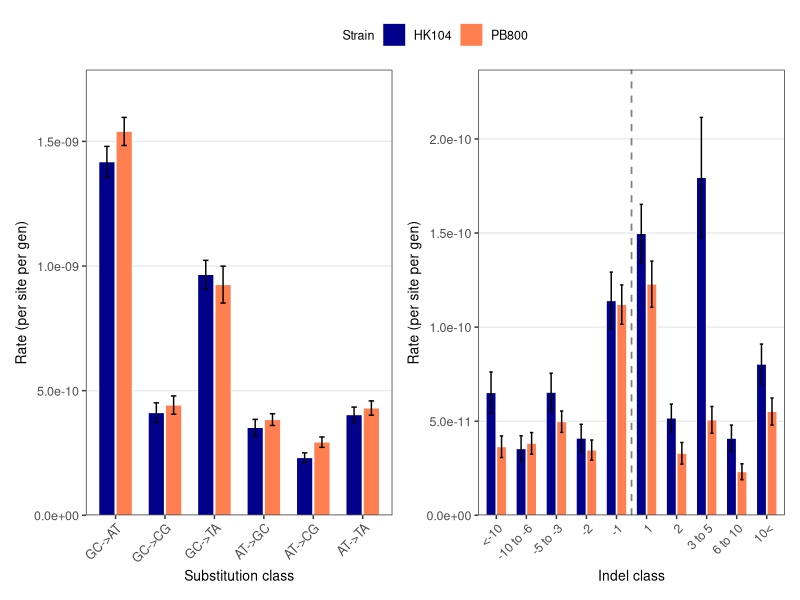
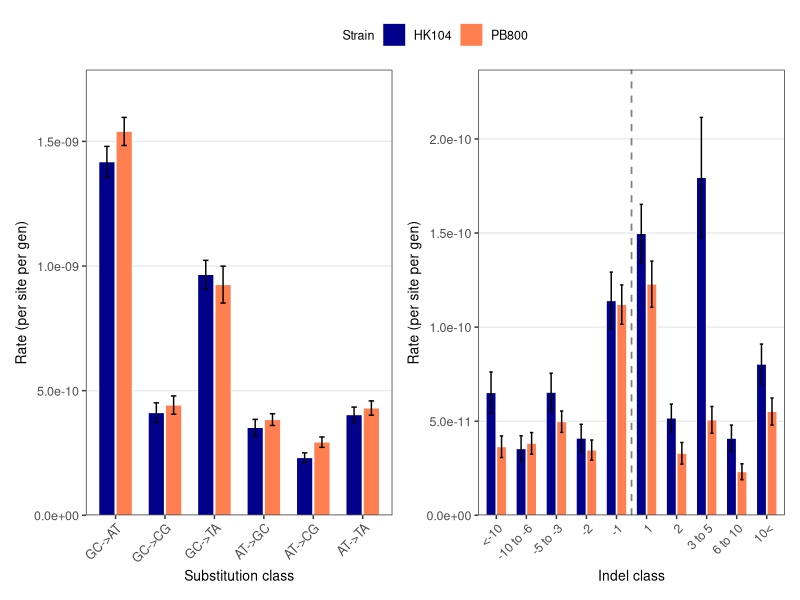
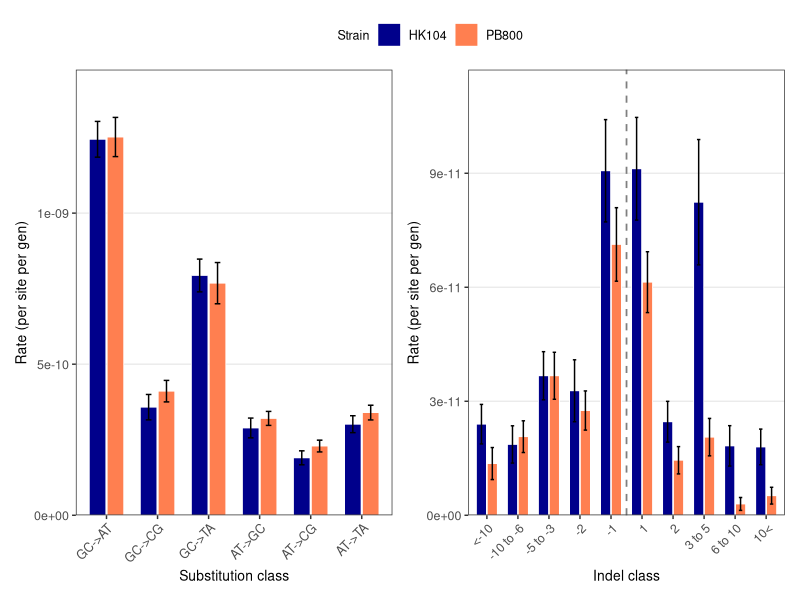
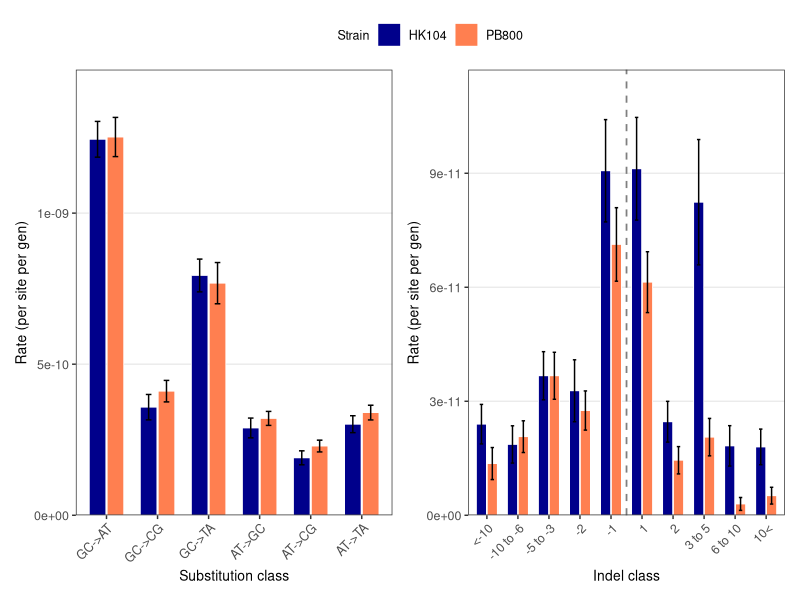
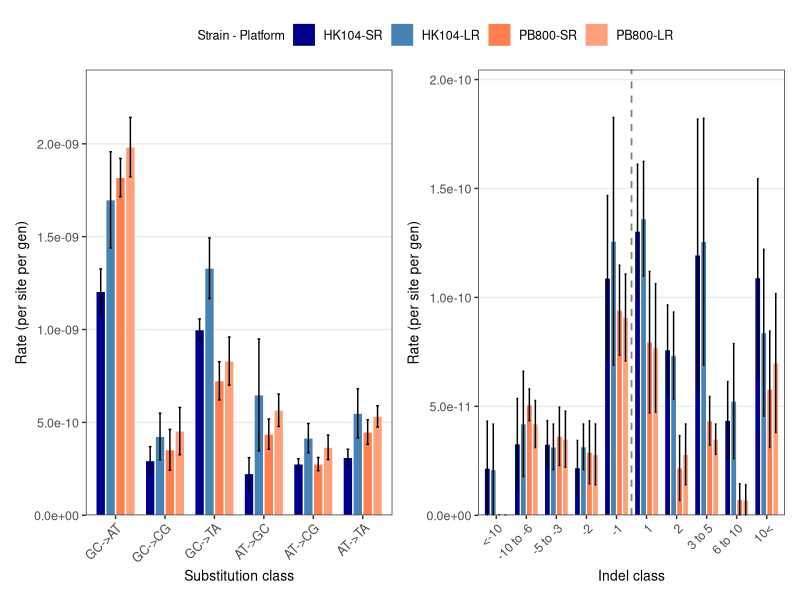
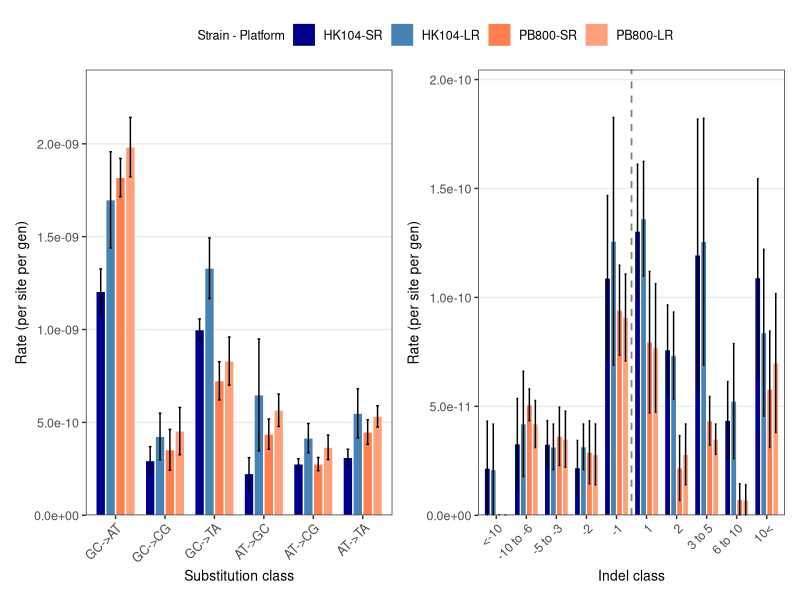
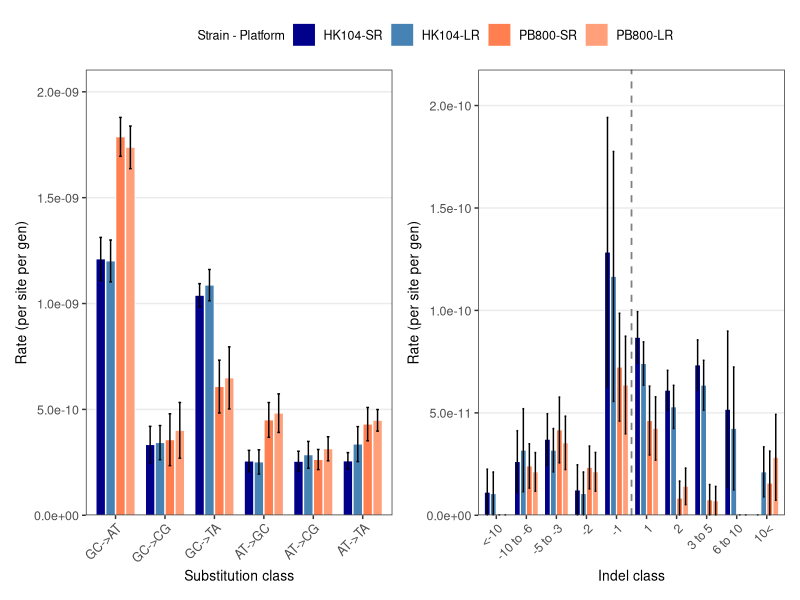
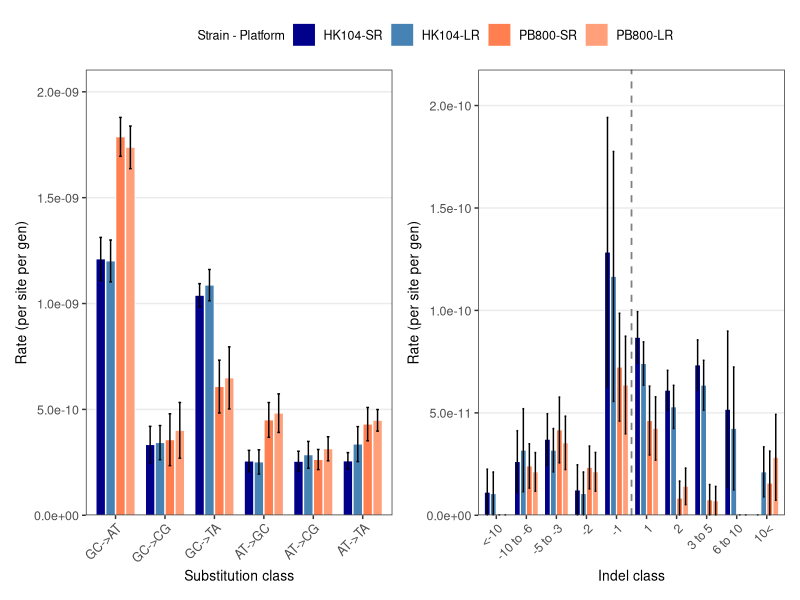

Write R code to recreate these figures, in order.
# =============================================================================
# Mutation Rate Spectra - C. briggsae MA Analysis
# =============================================================================
# Input:  master_table.csv (in same directory as this script)
# Output: 4 PDF figures (+ PNG versions)
#
#   Fig 1: DP >= 3x  -- left panel = SNP spectrum, right panel = Indel spectrum
#                       (HK104 vs PB800, SR all lines)
#   Fig 2: DP >= 10x -- same layout (HK104 vs PB800, SR all lines)
#   Fig 3: DP >= 3x  -- left = SNP, right = Indel (SR vs LR, matched lines)
#   Fig 4: DP >= 10x -- same layout (SR vs LR, matched lines)
#
# Rate normalisation:
#   SNP GC-context classes : count / (callable_sites x GC_FRAC x G)
#   SNP AT-context classes : count / (callable_sites x AT_FRAC x G)
#   Indel classes          : count / (callable_sites x G)
#
# Indel order (signed: negative = deletion, positive = insertion):
#   <-10 | -10 to -6 | -5 to -3 | -2 | -1 || 1 | 2 | 3 to 5 | 6 to 10 | 10<
#
# Error bars: SEM (standard error of the mean)
# =============================================================================

library(rstudioapi)
library(ggplot2)
library(dplyr)
library(tidyr)
library(patchwork)

setwd(dirname(getActiveDocumentContext()$path))
getwd()

# =============================================================================
# CONSTANTS
# =============================================================================
GENERATIONS <- 238
GC_FRAC     <- 0.37
AT_FRAC     <- 1 - GC_FRAC   # 0.63

# SNP classes and their genomic context for normalisation
SNP_CLASSES <- c("GC_to_AT", "GC_to_CG", "GC_to_TA", "AT_to_GC", "AT_to_CG", "AT_to_TA")
SNP_CONTEXT <- c("GC", "GC", "GC", "AT", "AT", "AT")
SNP_LABELS  <- c("GC->AT", "GC->CG", "GC->TA", "AT->GC", "AT->CG", "AT->TA")

# Indel bins -- signed format: negative = deletion, positive = insertion
INDEL_BINS   <- c("del_10plus", "del_6_10", "del_3_5", "del_2", "del_1",
                  "ins_1", "ins_2", "ins_3_5", "ins_6_10", "ins_10plus")
INDEL_LABELS <- c("<-10", "-10 to -6", "-5 to -3", "-2", "-1",
                  "1", "2", "3 to 5", "6 to 10", "10<")

# Colours
COL_HK     <- "blue4"
COL_PB     <- "coral"
COL_HK_LR <- "steelblue"
COL_PB_LR <- "lightsalmon"

# =============================================================================
# LOAD DATA
# =============================================================================
cat("Loading master table...\n")
mt <- read.csv("master_table.csv", stringsAsFactors = FALSE)
cat(sprintf("  %d lines loaded\n", nrow(mt)))

# =============================================================================
# HELPERS: compute per-line per-class rates -- long format
# =============================================================================
compute_snp_rates <- function(df, prefix, callable_col, platform) {
  out  <- df %>% filter(!is.na(.data[[callable_col]]), !is.na(Strain))
  rows <- list()
  for (i in seq_along(SNP_CLASSES)) {
    cl      <- SNP_CLASSES[i]
    frac    <- ifelse(SNP_CONTEXT[i] == "GC", GC_FRAC, AT_FRAC)
    col_cnt <- paste0(prefix, "_", cl)
    rows[[i]] <- out %>%
      select(Line, Strain,
             count    = all_of(col_cnt),
             callable = all_of(callable_col)) %>%
      mutate(rate     = count / (callable * frac * GENERATIONS),
             class    = cl,
             platform = platform)
  }
  bind_rows(rows) %>% select(Line, Strain, class, rate, platform)
}

compute_indel_rates <- function(df, prefix, callable_col, platform) {
  out  <- df %>% filter(!is.na(.data[[callable_col]]), !is.na(Strain))
  rows <- list()
  for (i in seq_along(INDEL_BINS)) {
    bn      <- INDEL_BINS[i]
    col_cnt <- paste0(prefix, "_", bn)
    rows[[i]] <- out %>%
      select(Line, Strain,
             count    = all_of(col_cnt),
             callable = all_of(callable_col)) %>%
      mutate(rate     = count / (callable * GENERATIONS),
             class    = bn,
             platform = platform)
  }
  bind_rows(rows) %>% select(Line, Strain, class, rate, platform)
}

# =============================================================================
# BUILD LONG DATA FRAMES
# =============================================================================
cat("Computing per-line rates...\n")

# SR all lines
sr_snp_3x  <- compute_snp_rates(mt,   "SR_3x",  "SR_callable_3x",  "SR")
sr_snp_10x <- compute_snp_rates(mt,   "SR_10x", "SR_callable_10x", "SR")
sr_ind_3x  <- compute_indel_rates(mt, "SR_3x",  "SR_callable_3x",  "SR")
sr_ind_10x <- compute_indel_rates(mt, "SR_10x", "SR_callable_10x", "SR")

# Matched lines only (have both SR and LR)
mt_m <- mt %>% filter(!is.na(LR_sample))

lr_snp_3x  <- bind_rows(
  compute_snp_rates(mt_m, "SR_matched_3x",  "SR_callable_3x",  "SR"),
  compute_snp_rates(mt_m, "LR_3x",          "LR_callable_3x",  "LR"))
lr_snp_10x <- bind_rows(
  compute_snp_rates(mt_m, "SR_matched_10x", "SR_callable_10x", "SR"),
  compute_snp_rates(mt_m, "LR_10x",         "LR_callable_10x", "LR"))
lr_ind_3x  <- bind_rows(
  compute_indel_rates(mt_m, "SR_matched_3x",  "SR_callable_3x",  "SR"),
  compute_indel_rates(mt_m, "LR_3x",          "LR_callable_3x",  "LR"))
lr_ind_10x <- bind_rows(
  compute_indel_rates(mt_m, "SR_matched_10x", "SR_callable_10x", "SR"),
  compute_indel_rates(mt_m, "LR_10x",         "LR_callable_10x", "LR"))

# =============================================================================
# SUMMARISE: mean +/- SEM per group
# =============================================================================
sem <- function(x) sd(x, na.rm = TRUE) / sqrt(sum(!is.na(x)))

summarise_strain <- function(df) {
  df %>%
    group_by(Strain, class) %>%
    summarise(mean_rate = mean(rate, na.rm = TRUE),
              se_rate   = sem(rate),
              n         = sum(!is.na(rate)),
              .groups   = "drop")
}

summarise_platform <- function(df) {
  df %>%
    mutate(group = factor(paste0(Strain, "-", platform),
                          levels = c("HK104-SR", "HK104-LR", "PB800-SR", "PB800-LR"))) %>%
    group_by(group, class) %>%
    summarise(mean_rate = mean(rate, na.rm = TRUE),
              se_rate   = sem(rate),
              n         = sum(!is.na(rate)),
              .groups   = "drop")
}

# Apply factor levels
set_snp_levels <- function(df) {
  df %>% mutate(class = factor(class, levels = SNP_CLASSES, labels = SNP_LABELS))
}
set_ind_levels <- function(df) {
  df %>% mutate(class = factor(class, levels = INDEL_BINS, labels = INDEL_LABELS))
}

ss3_snp  <- summarise_strain(sr_snp_3x)  %>% set_snp_levels()
ss10_snp <- summarise_strain(sr_snp_10x) %>% set_snp_levels()
ss3_ind  <- summarise_strain(sr_ind_3x)  %>% set_ind_levels()
ss10_ind <- summarise_strain(sr_ind_10x) %>% set_ind_levels()

lp3_snp  <- summarise_platform(lr_snp_3x)  %>% set_snp_levels()
lp10_snp <- summarise_platform(lr_snp_10x) %>% set_snp_levels()
lp3_ind  <- summarise_platform(lr_ind_3x)  %>% set_ind_levels()
lp10_ind <- summarise_platform(lr_ind_10x) %>% set_ind_levels()

# =============================================================================
# SHARED THEME
# =============================================================================
theme_spectra <- function(base_size = 11) {
  theme_bw(base_size = base_size) +
    theme(
      panel.grid.major.x = element_blank(),
      panel.grid.minor   = element_blank(),
      axis.text.x  = element_text(angle = 45, hjust = 1, size = 9),
      axis.text.y  = element_text(size = 9),
      axis.title   = element_text(size = 10),
      legend.position = "top",
      legend.title    = element_text(size = 9),
      legend.text     = element_text(size = 9),
      plot.title      = element_blank()
    )
}

# =============================================================================
# PANEL BUILDERS
# =============================================================================

# SNP panel -- strain comparison (HK104 vs PB800)
snp_strain_panel <- function(df) {
  ggplot(df, aes(x = class, y = mean_rate, fill = Strain)) +
    geom_bar(stat = "identity",
             position = position_dodge(width = 0.7),
             width = 0.65, color = "white", linewidth = 0.3) +
    geom_errorbar(aes(ymin = mean_rate - se_rate,
                      ymax = mean_rate + se_rate),
                  position = position_dodge(width = 0.7),
                  width = 0.22, linewidth = 0.5) +
    scale_fill_manual(values = c("HK104" = COL_HK, "PB800" = COL_PB),
                      name = "Strain") +
    scale_y_continuous(labels = scales::scientific,
                       expand = expansion(mult = c(0, 0.12))) +
    labs(x = "Substitution class",
         y = "Rate (per site per gen)") +
    theme_spectra()
}

# Indel panel -- strain comparison (HK104 vs PB800)
ind_strain_panel <- function(df) {
  ggplot(df, aes(x = class, y = mean_rate, fill = Strain)) +
    geom_bar(stat = "identity",
             position = position_dodge(width = 0.7),
             width = 0.65, color = "white", linewidth = 0.3) +
    geom_errorbar(aes(ymin = mean_rate - se_rate,
                      ymax = mean_rate + se_rate),
                  position = position_dodge(width = 0.7),
                  width = 0.22, linewidth = 0.5) +
    geom_vline(xintercept = 5.5, linetype = "dashed",
               color = "grey50", linewidth = 0.6) +
    scale_fill_manual(values = c("HK104" = COL_HK, "PB800" = COL_PB),
                      name = "Strain") +
    scale_y_continuous(labels = scales::scientific,
                       expand = expansion(mult = c(0, 0.12))) +
    labs(x = "Indel class",
         y = "Rate (per site per gen)") +
    theme_spectra()
}

# SNP panel -- platform comparison (SR vs LR, matched lines)
snp_platform_panel <- function(df) {
  ggplot(df, aes(x = class, y = mean_rate, fill = group)) +
    geom_bar(stat = "identity",
             position = position_dodge(width = 0.8),
             width = 0.75, color = "white", linewidth = 0.3) +
    geom_errorbar(aes(ymin = mean_rate - se_rate,
                      ymax = mean_rate + se_rate),
                  position = position_dodge(width = 0.8),
                  width = 0.22, linewidth = 0.5) +
    scale_fill_manual(
      values = c("HK104-SR" = COL_HK,    "HK104-LR" = COL_HK_LR,
                 "PB800-SR" = COL_PB,    "PB800-LR" = COL_PB_LR),
      name = "Strain - Platform") +
    scale_y_continuous(labels = scales::scientific,
                       expand = expansion(mult = c(0, 0.12))) +
    labs(x = "Substitution class",
         y = "Rate (per site per gen)") +
    theme_spectra()
}

# Indel panel -- platform comparison (SR vs LR, matched lines)
ind_platform_panel <- function(df) {
  ggplot(df, aes(x = class, y = mean_rate, fill = group)) +
    geom_bar(stat = "identity",
             position = position_dodge(width = 0.8),
             width = 0.75, color = "white", linewidth = 0.3) +
    geom_errorbar(aes(ymin = mean_rate - se_rate,
                      ymax = mean_rate + se_rate),
                  position = position_dodge(width = 0.8),
                  width = 0.22, linewidth = 0.5) +
    geom_vline(xintercept = 5.5, linetype = "dashed",
               color = "grey50", linewidth = 0.6) +
    scale_fill_manual(
      values = c("HK104-SR" = COL_HK,    "HK104-LR" = COL_HK_LR,
                 "PB800-SR" = COL_PB,    "PB800-LR" = COL_PB_LR),
      name = "Strain - Platform") +
    scale_y_continuous(labels = scales::scientific,
                       expand = expansion(mult = c(0, 0.12))) +
    labs(x = "Indel class",
         y = "Rate (per site per gen)") +
    theme_spectra()
}

# =============================================================================
# ASSEMBLE FIGURES (SNP | Indel side by side via patchwork)
# =============================================================================
cat("Assembling figures...\n")

# Fig 1: DP >= 3x, HK104 vs PB800 (SR all lines)
fig1 <- snp_strain_panel(ss3_snp) +
        ind_strain_panel(ss3_ind) +
        plot_layout(guides = "collect") &
        theme(legend.position = "top")

# Fig 2: DP >= 10x, HK104 vs PB800 (SR all lines)
fig2 <- snp_strain_panel(ss10_snp) +
        ind_strain_panel(ss10_ind) +
        plot_layout(guides = "collect") &
        theme(legend.position = "top")

# Fig 3: DP >= 3x, SR vs LR (matched lines)
fig3 <- snp_platform_panel(lp3_snp) +
        ind_platform_panel(lp3_ind) +
        plot_layout(guides = "collect") &
        theme(legend.position = "top")

# Fig 4: DP >= 10x, SR vs LR (matched lines)
fig4 <- snp_platform_panel(lp10_snp) +
        ind_platform_panel(lp10_ind) +
        plot_layout(guides = "collect") &
        theme(legend.position = "top")

# =============================================================================
# SAVE FIGURES
# =============================================================================
cat("Saving figures...\n")

save_fig <- function(p, name, w = 12, h = 5) {
  ggsave(paste0(name, ".pdf"), plot = p, width = w, height = h)
  ggsave(paste0(name, ".png"), plot = p, width = w, height = h, dpi = 300)
  cat(sprintf("  Saved: %s.pdf / .png\n", name))
}

save_fig(fig1, "Fig1_Spectra_SR_DP3x_HKvsPB")
save_fig(fig2, "Fig2_Spectra_SR_DP10x_HKvsPB")
save_fig(fig3, "Fig3_Spectra_SR_vs_LR_DP3x",  w = 13, h = 5)
save_fig(fig4, "Fig4_Spectra_SR_vs_LR_DP10x", w = 13, h = 5)

cat("\nDone. 4 figures saved (PDF + PNG).\n")
